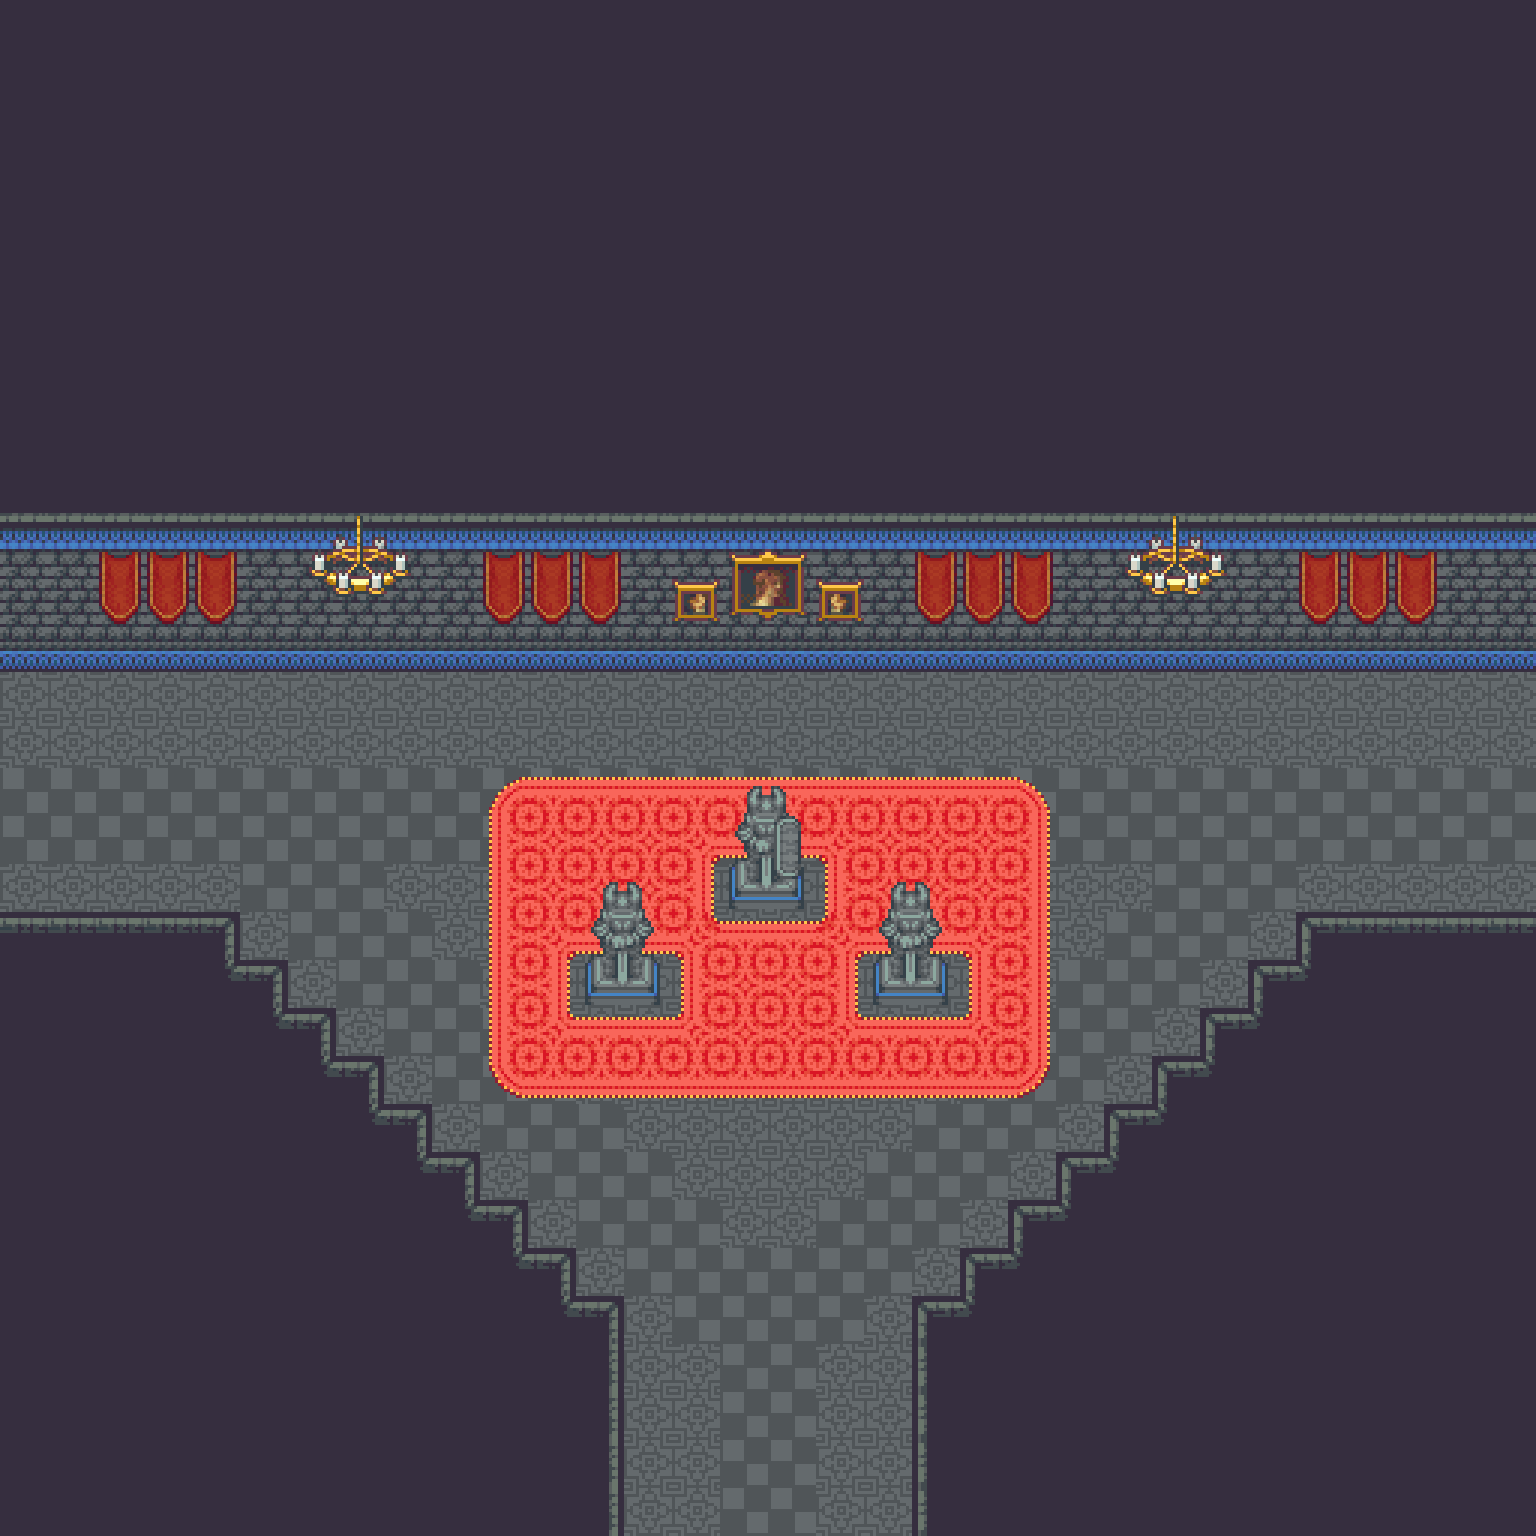

A level layout from a 2D game, rendered from its tile map. Below: a short description, then the map file with tile-grid data replaced by summaries:
An orthogonal 32x32 tile map with 48x48 px tiles, 5 tile layers (Ground, Flooring, Furnishing, Decor, ...), 4 tilesets and 3 objects.

<map version="1.10" tiledversion="1.10.1" orientation="orthogonal" renderorder="right-down" width="32" height="32" tilewidth="48" tileheight="48" infinite="0" nextlayerid="7" nextobjectid="4">
 <tileset firstgid="1" source="Castle.tsx" />
 <tileset firstgid="1480" source="CastleInterior.tsx" />
 <tileset firstgid="3160" source="CastleObjects.tsx" />
 <tileset firstgid="3416" source="CastleObjects2.tsx" />
 <layer id="2" name="Ground" width="32" height="32">
  <data>[1024 cells, 1024 non-empty, 2 distinct tile ids]</data>
 </layer>
 <layer id="5" name="Flooring" width="32" height="32">
  <data>[1024 cells, 78 non-empty, 15 distinct tile ids]</data>
 </layer>
 <layer id="1" name="Furnishing" width="32" height="32">
  <data>[1024 cells, 720 non-empty, 18 distinct tile ids]</data>
 </layer>
 <layer id="6" name="Decor" width="32" height="32">
  <data>[1024 cells, 0 non-empty, 0 distinct tile ids]</data>
 </layer>
 <layer id="4" name="Ceiling" width="32" height="32">
  <data>[1024 cells, 37 non-empty, 22 distinct tile ids]</data>
 </layer>
 <objectgroup id="3" name="Props">
  <object id="1" gid="235" x="144" y="720" width="48" height="48">
   <properties>
    <property name="I" value="[ChestSpawn]" />
   </properties>
  </object>
  <object id="2" gid="235" x="1344" y="720" width="48" height="48">
   <properties>
    <property name="I" value="[ChestSpawn]" />
   </properties>
  </object>
  <object id="3" gid="235" x="744" y="1200" width="48" height="48">
   <properties>
    <property name="S" value="" />
   </properties>
  </object>
 </objectgroup>
</map>
